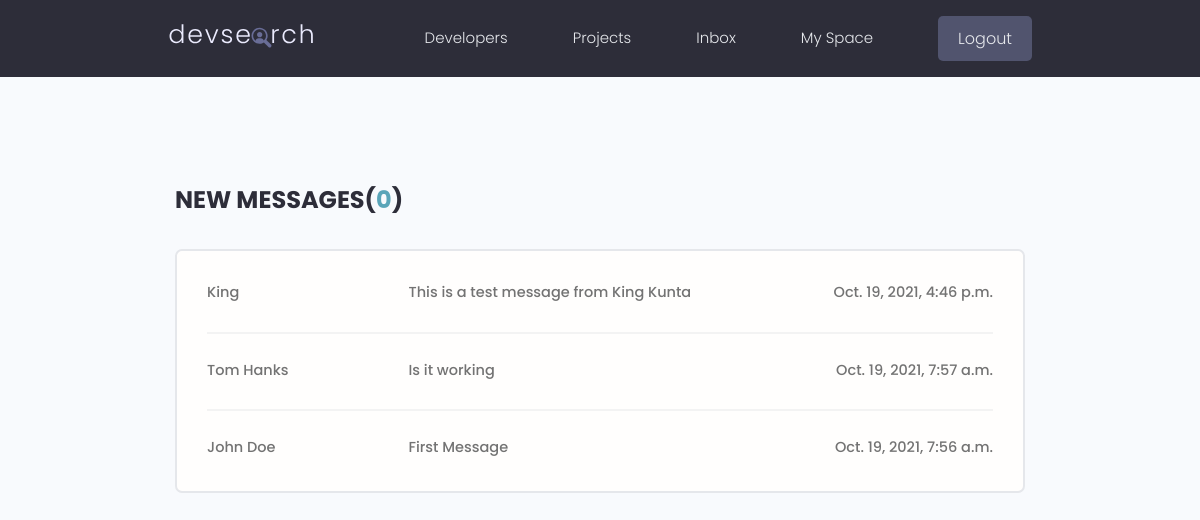
The page /inbox/ (signed in) on the database its author committed.
### users/models.py (models this page shows, shortened)
class Message(models.Model):
    sender = models.ForeignKey(Profile,on_delete=models.SET_NULL,null = True,blank = True)
    recipient = models.ForeignKey(Profile,on_delete=models.SET_NULL,null = True,blank= True,related_name='messages')
    name = models.CharField(max_length=255,null = True,blank=True)
    email = models.EmailField(max_length = 255, null = True,blank = True)
    is_read = models.BooleanField(default = False)
    subject = models.CharField(max_length=255,null = True,blank = True)
    body = models.TextField()
    created = models.DateTimeField(auto_now_add = True )
    id = models.UUIDField(default=uuid.uuid4,unique=True, primary_key=True, editable=False)
    class Meta:
        ordering = ['is_read','-created']

### users/views.py (the view)
# urls.py: path('inbox/',views.inbox,name="inbox"),
@login_required(login_url='login')
def inbox(request):
    profile = request.user.profile
    messageRequests = profile.messages.all()
    unreadCount = messageRequests.filter(is_read='False').count()
    context = {'messageRequests':messageRequests,'unreadCount':unreadCount}
    return render(request,'users/inbox.html',context)

### users/templates/users/inbox.html
{% extends 'main.html' %}
{% block content %}
  <main class="inbox my-xl">
    <div class="content-box">
      <h3 class="inbox__title">New Messages(<span>{{unreadCount}}</span>)</h3>
      <ul class="messages">
        {% for message in messageRequests %}
          {% if message.is_read == False %}
            <li class="message message--unread">
          {% else %}
            <li class="message">
          {% endif %}
            <a href="{% url 'message' message.id %}">
              <span class="message__author">{{message.name}}</span>
              <span class="message__subject">{{message.subject}}</span>
              <span class="message__date">{{message.created}}</span>
            </a>
            </li>
        {% endfor %}
      </ul>
    </div>
  </main>
{% endblock %}

### static/styles/app.css (style rules this page uses)
:root { --color-sub: #2d2d39; }
.content-box { width: 95%; max-width: 85rem; margin: 0 auto; }
.inbox { height: 90vh; }
.inbox__title, .inbox__title span { font-size: 2.4rem; font-weight: 700; color: var(--color-sub); text-transform: uppercase; text-align: left; margin-bottom: 3rem; }
.inbox__title span { color: var(--color-main); }
.messages { list-style: none; background: var(--color-white); padding: 0.5rem 3rem; border: 2px solid var(--color-light); border-radius: 0.7rem; }
.message { padding: 2.5rem 0; }
.message > a span { font-size: 1.45rem; font-weight: 500; }
.message:not(:last-child) { border-bottom: 2px solid var(--color-white-light); }
.message > a { display: flex; gap: 1rem; }
.message__author, .message__date { flex-basis: 25%; }
.message__subject { flex-basis: 50%; }
.message__date { text-align: right; }

### static/uikit/styles/modules/_variables.css (style rules this page uses)
:root { --color-main: #5aa5b9; --color-main-light: #e6faff; --color-sub: #3f4156; --color-sub-light: #51546e; --color-sub-lighter: #ededfd; --color-text: #737373; --color-gray: #8b8b8b; --color-light: #e5e7eb; --color-light-gray: #767676; --color-bg: #f8fafd; --color-white: #fffefd; --color-white-light: #f3f3f3; --color-success: #359e64; --color-success-bg: #def8e8; --color-error: #fc4b0b; --color-error-bg: #fff2ee; --font-base: 'Poppins', arial, helvetica, 'Segoe UI', roboto, ubuntu, sans-serif; --font-monospace: 'Fira Code', 'Courier New', courier, monospace; --font-regular: 300; --font-medium: 500; --font-bold: 700; --generic-shadow: 1px 1px 5px #00000010; --generic-transition: all 0.3s ease-in-out; }

### static/uikit/styles/modules/_base.css (style rules this page uses)
* { margin: 0; padding: 0; box-sizing: border-box; text-rendering: optimizeLegibility; color: inherit; font-size: inherit; }
html { font-size: 50%; }
@media only screen and (min-width: 480px) { html { font-size: 56.25%; } }
@media only screen and (min-width: 1200px) { html { font-size: 62.5%; } }
body { line-height: 1.6; font-weight: 400; font-size: 1.5rem; color: var(--color-text); background-color: var(--color-bg); min-height: 100vh; }

### static/uikit/styles/modules/_typography.css (style rules this page uses)
* { font-family: var(--font-base); }
h3 { font-size: 3.2rem; font-weight: var(--font-medium); }
p, span, strong { font-size: 1.6rem; color: var(--color-text); font-weight: var(--font-regular); }
a { padding-bottom: 2px; text-decoration: none; display: inline-block; color: var(--color-main); font-weight: var(--font-medium); }

### static/uikit/styles/modules/_utilities.css (style rules this page uses)
.my-xl { margin: 8rem auto; }

### rows shown on the page
Message: name "King", subject "This is a test message from King Kunta", created "Oct. 19, 2021, 4:46 p.m."
Message: name "Tom Hanks", subject "Is it working", created "Oct. 19, 2021, 7:57 a.m."
Message: name "John Doe", subject "First Message", created "Oct. 19, 2021, 7:56 a.m."

### other values the page prints
{{ unreadCount }} "0"
